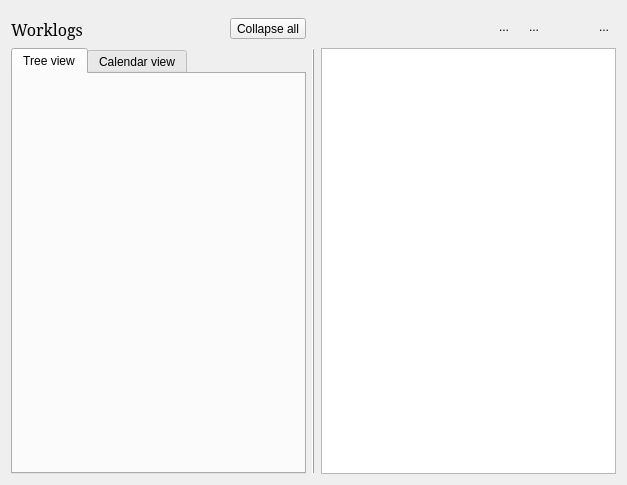
<?xml version="1.0" encoding="UTF-8"?>
<ui version="4.0">
 <class>CTWorklogsWidget</class>
 <widget class="QWidget" name="CTWorklogsWidget">
  <property name="geometry">
   <rect>
    <x>0</x>
    <y>0</y>
    <width>627</width>
    <height>485</height>
   </rect>
  </property>
  <property name="windowTitle">
   <string>Form</string>
  </property>
  <layout class="QVBoxLayout" name="verticalLayout">
   <item>
    <layout class="QGridLayout" name="gridLayout" columnstretch="0,0,0">
     <item row="1" column="2">
      <widget class="QTextEdit" name="qte_worklogedit">
       <property name="textInteractionFlags">
        <set>Qt::TextSelectableByKeyboard|Qt::TextSelectableByMouse</set>
       </property>
      </widget>
     </item>
     <item row="0" column="2">
      <layout class="QHBoxLayout" name="horizontalLayout">
       <item>
        <spacer name="horizontalSpacer">
         <property name="orientation">
          <enum>Qt::Horizontal</enum>
         </property>
         <property name="sizeHint" stdset="0">
          <size>
           <width>40</width>
           <height>20</height>
          </size>
         </property>
        </spacer>
       </item>
       <item>
        <widget class="QToolButton" name="qtb_saveButton">
         <property name="toolTip">
          <string>Save</string>
         </property>
         <property name="text">
          <string>...</string>
         </property>
         <property name="icon">
          <iconset>
           <selectedon>:/images/save_button2.png</selectedon>
          </iconset>
         </property>
         <property name="iconSize">
          <size>
           <width>26</width>
           <height>24</height>
          </size>
         </property>
         <property name="autoRaise">
          <bool>true</bool>
         </property>
        </widget>
       </item>
       <item>
        <widget class="QToolButton" name="qtb_editButton">
         <property name="toolTip">
          <string>Edit</string>
         </property>
         <property name="text">
          <string>...</string>
         </property>
         <property name="icon">
          <iconset>
           <selectedon>:/images/edit_button.png</selectedon>
          </iconset>
         </property>
         <property name="iconSize">
          <size>
           <width>26</width>
           <height>24</height>
          </size>
         </property>
         <property name="shortcut">
          <string>Ctrl+S</string>
         </property>
         <property name="autoRaise">
          <bool>true</bool>
         </property>
        </widget>
       </item>
       <item>
        <widget class="QToolButton" name="qtbNewButton">
         <property name="toolTip">
          <string>New</string>
         </property>
         <property name="text">
          <string/>
         </property>
         <property name="icon">
          <iconset>
           <selectedon>:/images/add_button.png</selectedon>
          </iconset>
         </property>
         <property name="iconSize">
          <size>
           <width>26</width>
           <height>24</height>
          </size>
         </property>
         <property name="checkable">
          <bool>false</bool>
         </property>
         <property name="autoRaise">
          <bool>true</bool>
         </property>
        </widget>
       </item>
       <item>
        <widget class="QToolButton" name="qtbDeleteButton">
         <property name="text">
          <string>...</string>
         </property>
         <property name="icon">
          <iconset resource="../extraSources.qrc">
           <normaloff>:/images/images/trash.png</normaloff>:/images/images/trash.png</iconset>
         </property>
         <property name="iconSize">
          <size>
           <width>26</width>
           <height>24</height>
          </size>
         </property>
         <property name="autoRaise">
          <bool>true</bool>
         </property>
        </widget>
       </item>
      </layout>
     </item>
     <item row="1" column="1">
      <widget class="Line" name="line">
       <property name="frameShadow">
        <enum>QFrame::Raised</enum>
       </property>
       <property name="lineWidth">
        <number>1</number>
       </property>
       <property name="orientation">
        <enum>Qt::Vertical</enum>
       </property>
      </widget>
     </item>
     <item row="0" column="0">
      <layout class="QHBoxLayout" name="horizontalLayout_2">
       <property name="topMargin">
        <number>5</number>
       </property>
       <item>
        <widget class="QLabel" name="cle_worklogs">
         <property name="font">
          <font>
           <family>Serif</family>
           <pointsize>12</pointsize>
           <weight>50</weight>
           <bold>false</bold>
          </font>
         </property>
         <property name="text">
          <string>Worklogs</string>
         </property>
        </widget>
       </item>
       <item>
        <widget class="QToolButton" name="qtb_contract_all">
         <property name="text">
          <string>Collapse all</string>
         </property>
         <property name="iconSize">
          <size>
           <width>16</width>
           <height>18</height>
          </size>
         </property>
         <property name="checkable">
          <bool>true</bool>
         </property>
         <property name="autoRaise">
          <bool>false</bool>
         </property>
        </widget>
       </item>
      </layout>
     </item>
     <item row="1" column="0">
      <widget class="QTabWidget" name="tabWidget">
       <property name="tabShape">
        <enum>QTabWidget::Rounded</enum>
       </property>
       <property name="currentIndex">
        <number>0</number>
       </property>
       <widget class="CTTreeOfWorkLogs" name="qtb_treeview">
        <attribute name="title">
         <string>Tree view</string>
        </attribute>
        <layout class="QVBoxLayout" name="verticalLayout_2">
         <property name="margin">
          <number>10</number>
         </property>
        </layout>
       </widget>
       <widget class="CTCalendar" name="qtb_calendarview">
        <attribute name="title">
         <string>Calendar view</string>
        </attribute>
        <layout class="QVBoxLayout" name="verticalLayout_3">
         <property name="margin">
          <number>10</number>
         </property>
        </layout>
       </widget>
      </widget>
     </item>
    </layout>
   </item>
  </layout>
 </widget>
 <customwidgets>
  <customwidget>
   <class>CTTreeOfWorkLogs</class>
   <extends>QWidget</extends>
   <header>mod_staff/ct_treeofworklogs.h</header>
   <container>1</container>
  </customwidget>
  <customwidget>
   <class>CTCalendar</class>
   <extends>QWidget</extends>
   <header>mod_staff/ct_calendar.h</header>
   <container>1</container>
  </customwidget>
 </customwidgets>
 <resources>
  <include location="../extraSources.qrc"/>
 </resources>
 <connections/>
</ui>
